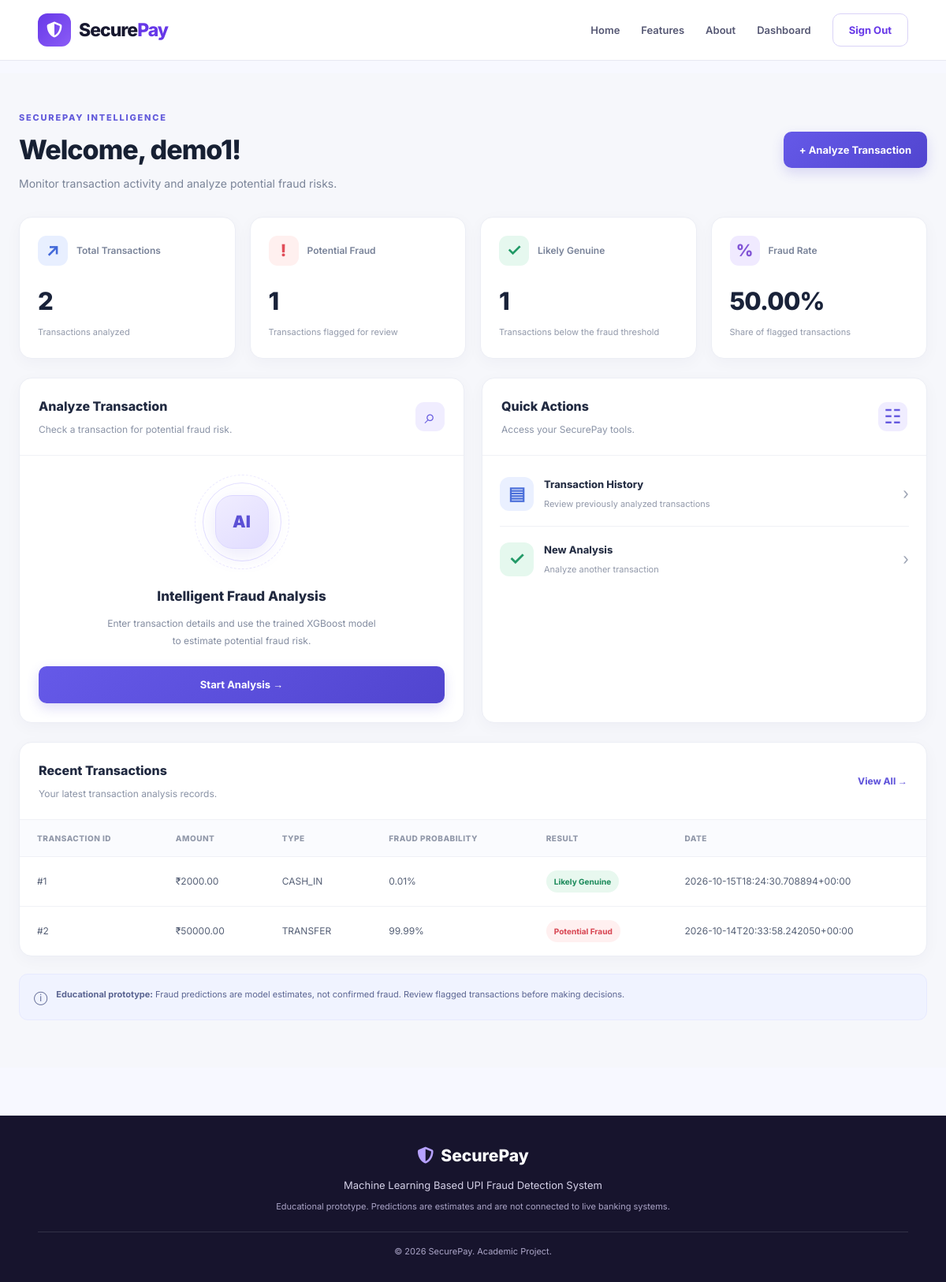
/dashboard (signed in), run on the app's committed database.
### tables this page shows
CREATE TABLE users (
                id INTEGER PRIMARY KEY AUTOINCREMENT,
                username TEXT NOT NULL COLLATE NOCASE UNIQUE,
                email TEXT NOT NULL COLLATE NOCASE UNIQUE,
                password_hash TEXT NOT NULL,
                role TEXT NOT NULL DEFAULT 'user'
                    CHECK (role IN ('admin', 'user')),
                created_at TEXT NOT NULL,
                is_active INTEGER NOT NULL DEFAULT 1
                    CHECK (is_active IN (0, 1))
            );

CREATE TABLE transactions (
                id INTEGER PRIMARY KEY AUTOINCREMENT,
                amount REAL NOT NULL,
                transaction_type TEXT NOT NULL,
                step INTEGER NOT NULL,
                oldbalance_org REAL NOT NULL,
                newbalance_org REAL NOT NULL,
                oldbalance_dest REAL NOT NULL,
                newbalance_dest REAL NOT NULL,
                fraud_probability REAL NOT NULL,
                threshold REAL NOT NULL,
                prediction TEXT NOT NULL,
                created_at TEXT NOT NULL
            , user_id INTEGER
                    REFERENCES users(id) ON DELETE SET NULL);

### app.py (the view)
@app.get("/dashboard")
@login_required
def dashboard_page():
    user = current_user()
    if user["role"] == "admin":
        return redirect(url_for("admin_dashboard_page"))
    stats, daily = get_statistics(user["id"])
    with get_connection() as connection:
        rows = connection.execute("""
            SELECT *
            FROM transactions
            WHERE user_id = ?
            ORDER BY id DESC
            LIMIT 5
        """, (user["id"],)).fetchall()
    recent = [enrich_transaction(row) for row in rows]
    total = stats["total_transactions"]
    fraud_count = stats["suspected_frauds"]
    return render_template(
        "dashboard.html",
        active_page="dashboard",
        total_transactions=total,
        fraud_count=fraud_count,
        legitimate_count=stats["likely_genuine"],
        fraud_rate=round(fraud_count / total * 100, 2) if total else 0,
        recent_transactions=recent,
        statistics=stats,
        daily_statistics=daily
    )

### app.py (called while the page is built, shortened)
def get_connection():
    connection = sqlite3.connect(DATABASE_PATH, timeout=30)
    connection.row_factory = sqlite3.Row
    connection.execute("PRAGMA foreign_keys = ON")
    return connection

def current_user():
    if hasattr(g, "current_user"):
        return g.current_user
    user_id = session.get("user_id")
    if not user_id:
        g.current_user = None
        return None
    with get_connection() as connection:
        user = connection.execute("""
            SELECT id, username, email, role, is_active
            FROM users
            WHERE id = ?
        """, (user_id,)).fetchone()
    if user is None or not user["is_active"]:
        session.clear()
        g.current_user = None
        return None
    g.current_user = dict(user)
    return g.current_user

def login_required(view):
    @wraps(view)
    def wrapped_view(*args, **kwargs):
        user = current_user()
        return view(*args, **kwargs)
    return wrapped_view

@app.context_processor
def inject_template_values():
    if "_csrf_token" not in session:
        session["_csrf_token"] = secrets.token_urlsafe(32)
    return {
        "csrf_token": session["_csrf_token"],
        "logged_in_user": current_user()
    }

def enrich_transaction(row):
    transaction = dict(row)
    transaction["transaction_id"] = transaction["id"]
    transaction["risk_score"] = round(
        transaction["fraud_probability"] * 100, 2
    )
    transaction["probability"] = transaction["risk_score"]
    transaction["result"] = transaction["prediction"]
    transaction["type"] = transaction["transaction_type"]
    return transaction

### templates/dashboard.html (shortened to what this page needs)
{% extends "base.html" %}
{% block styles %}
<link rel="stylesheet" href="{{ url_for('static', filename='css/dashboard.css') }}">
{% endblock %}
{% block content %}
<section class="dashboard-page">
    <div class="dashboard-container">
        <div class="dashboard-welcome">
            <div>
                <span class="dashboard-eyebrow">SECUREPAY INTELLIGENCE</span>
                <h1>Welcome, {{ logged_in_user.username|default('User') }}!</h1>
                <p>Monitor transaction activity and analyze potential fraud risks.</p>
            </div>
            <a href="{{ url_for('predict_page') }}" class="dashboard-primary-btn">
                + Analyze Transaction
            </a>
        </div>
        <div class="dashboard-stat-grid">
            <div class="dashboard-stat-card">
                <div class="stat-top">
                    <span class="stat-icon stat-blue">↗</span>
                    <span class="stat-label">Total Transactions</span>
                </div>
                <h2>{{ total_transactions|default(0) }}</h2>
                <p>Transactions analyzed</p>
            </div>
            <div class="dashboard-stat-card">
                <div class="stat-top">
                    <span class="stat-icon stat-red">!</span>
                    <span class="stat-label">Potential Fraud</span>
                </div>
                <h2>{{ fraud_count|default(0) }}</h2>
                <p>Transactions flagged for review</p>
            </div>
            <div class="dashboard-stat-card">
                <div class="stat-top">
                    <span class="stat-icon stat-green">✓</span>
                    <span class="stat-label">Likely Genuine</span>
                </div>
                <h2>{{ legitimate_count|default(0) }}</h2>
                <p>Transactions below the fraud threshold</p>
            </div>
            <div class="dashboard-stat-card">
                <div class="stat-top">
                    <span class="stat-icon stat-purple">%</span>
                    <span class="stat-label">Fraud Rate</span>
                </div>
                <h2>{{ "%.2f"|format(fraud_rate|default(0)|float) }}%</h2>
                <p>Share of flagged transactions</p>
            </div>
        </div>
        <div class="dashboard-main-grid">
            <div class="dashboard-panel">
                <div class="panel-heading">
                    <div>
                        <h2>Analyze Transaction</h2>
                        <p>Check a transaction for potential fraud risk.</p>
                    </div>
                    <span class="panel-heading-icon">⌕</span>
                </div>
                <div class="analysis-feature">
                    <div class="analysis-graphic">
                        <div class="analysis-orbit orbit-one"></div>
                        <div class="analysis-orbit orbit-two"></div>
                        <div class="analysis-circle">AI</div>
                    </div>
                    <h3>Intelligent Fraud Analysis</h3>
                    <p>
                        Enter transaction details and use the trained
                        XGBoost model to estimate potential fraud risk.
                    </p>
                    <a href="{{ url_for('predict_page') }}"
                       class="dashboard-primary-btn full-width">
                        Start Analysis →
                    </a>
                </div>
            </div>
            <div class="dashboard-panel">
                <div class="panel-heading">
                    <div>
                        <h2>Quick Actions</h2>
                        <p>Access your SecurePay tools.</p>
                    </div>
                    <span class="panel-heading-icon">☷</span>
                </div>
                <div class="quick-actions">
                    <a href="{{ url_for('history_page') }}" class="quick-action">
                        <span class="quick-action-icon action-blue">▤</span>
                        <span>
                            <strong>Transaction History</strong>
                            <small>Review previously analyzed transactions</small>
                        </span>
                        <span class="action-arrow">›</span>
                    </a>
                    <a href="{{ url_for('predict_page') }}" class="quick-action">
                        <span class="quick-action-icon action-green">✓</span>
                        <span>
                            <strong>New Analysis</strong>
                            <small>Analyze another transaction</small>
                        </span>
                        <span class="action-arrow">›</span>
                    </a>
                </div>
            </div>
        </div>
        <div class="dashboard-panel recent-transactions">
            <div class="panel-heading recent-heading">
                <div>
                    <h2>Recent Transactions</h2>
                    <p>Your latest transaction analysis records.</p>
                </div>
                <a href="{{ url_for('history_page') }}" class="dashboard-text-link">
                    View All →
                </a>
            </div>
            <div class="table-responsive">
                <table class="dashboard-table">
                    <thead>
                        <tr>
                            <th>Transaction ID</th>
                            <th>Amount</th>
                            <th>Type</th>
                            <th>Fraud Probability</th>
                            <th>Result</th>
                            <th>Date</th>
                        </tr>
                    </thead>
                    <tbody>
                        {% for transaction in recent_transactions|default([]) %}
                        {% set tx_result = transaction.prediction|default(transaction.result|default('Unknown')) %}
                        {% set tx_probability = transaction.fraud_probability|default(transaction.risk_score|default(transaction.probability|default(0))) %}
                        <tr>
                            <td>#{{ loop.index }}</td>
                            <td>
                                ₹{{ "%.2f"|format(transaction.amount|default(0)|float) }}
                            </td>
                            <td>
                                {{ transaction.transaction_type|default(transaction.type|default('N/A')) }}
                            </td>
                            <td>
                                {% if tx_probability|float <= 1 %}
                                    {{ "%.2f"|format(tx_probability|float * 100) }}%
                                {% else %}
                                    {{ "%.2f"|format(tx_probability|float) }}%
                                {% endif %}
                            </td>
                            <td>
                                {% if 'fraud' in tx_result|string|lower or 'potential' in tx_result|string|lower %}
                                    <span class="status-pill status-fraud">
                                        {{ tx_result }}
                                    </span>
                                {% elif 'genuine' in tx_result|string|lower or 'legitimate' in tx_result|string|lower %}
                                    <span class="status-pill status-legitimate">
                                        {{ tx_result }}
                                    </span>
                                {% else %}
                                    <span class="status-pill status-unknown">
                                        {{ tx_result }}
                                    </span>
                                {% endif %}
                            </td>
                            <td>
                                {{ transaction.created_at|default(transaction.timestamp|default('N/A')) }}
                            </td>
                        </tr>
                        {% endfor %}
                    </tbody>
                </table>
            </div>
        </div>
        <div class="dashboard-disclaimer">
            <span>ⓘ</span>
            <p>
                <strong>Educational prototype:</strong>
                Fraud predictions are model estimates, not confirmed fraud.
                Review flagged transactions before making decisions.
            </p>
        </div>
    </div>
</section>
{% endblock %}

### static/css/style.css (style rules this page uses)
:root { --primary: #6738e8; --primary-dark: #4f27c9; --secondary: #ff668e; --background: #f7f8ff; --surface: #ffffff; --text: #17182f; --muted: #6e718b; --border: #e7e8f2; --success: #16845b; --danger: #c93650; --radius: 16px; --shadow: 0 12px 35px rgba(36, 30, 85, 0.09); }
* { margin: 0; padding: 0; box-sizing: border-box; }
html { scroll-behavior: smooth; scroll-padding-top: 90px; }
body { min-height: 100vh; display: flex; flex-direction: column; background: var(--background); color: var(--text); font-family: "Inter", Arial, sans-serif; line-height: 1.6; }
a { color: inherit; text-decoration: none; }
button, a { -webkit-tap-highlight-color: transparent; }

### data on the page
users: username "demo1"
transactions: amount "2000.00", tx_probability|float*100 "0.01", prediction "Likely Genuine"
transactions: amount "50000.00", tx_probability|float*100 "99.99", prediction "Potential Fraud"

### other printed values
{{ total_transactions|default(0) }} "2"
{{ fraud_count|default(0) }} "1"
{{ legitimate_count|default(0) }} "1"
{{ "%.2f"|format(fraud_rate|default(0)|float) }} "50.00"
